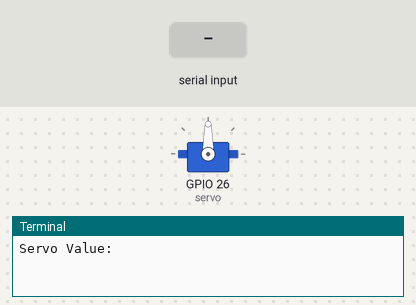
The program below on a simulated Raspberry Pi (BCM pin numbers). On the bench: servo, the last lines printed to the terminal. The inputs (shaded band) are chosen by the test bench. Servo angles are drawn from the pulse width (0.5 ms = 0°, 2.5 ms = 180°).

Above: at 1.2 s.
1.3 s: "1" typed at the terminal, then Enter
At 2.0 s:
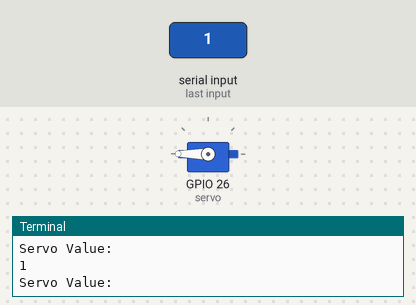
2.8 s: "0" typed at the terminal, then Enter
At 3.1 s:
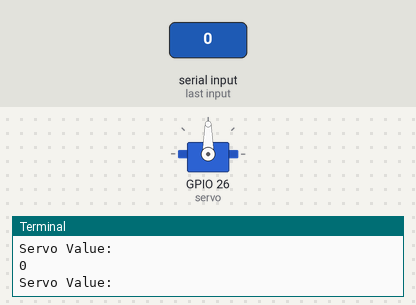
Timing chart, 0 to 5.8 s (numbered marks = the images above; inputs shaded):
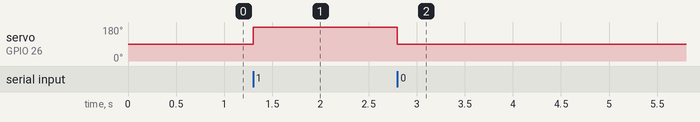

Measured:
- after the input at 1.3 s, servo on GPIO 26 (servo): 90° → 180° at once
- after the input at 2.8 s, servo on GPIO 26 (servo): 180° → 90° at once

The program:

main.py
```python
#!/usr/bin/python3

from gpiozero import Servo
from gpiozero.pins.pigpio import PiGPIOFactory
from time import sleep

factory = PiGPIOFactory()
servo = Servo(26, pin_factory=factory, frame_width=0.02, min_pulse_width=0.0005, max_pulse_width=0.0025)

while True:
    value = float(input("Servo Value: "))
    servo.value = value
    sleep(0.2)
```
